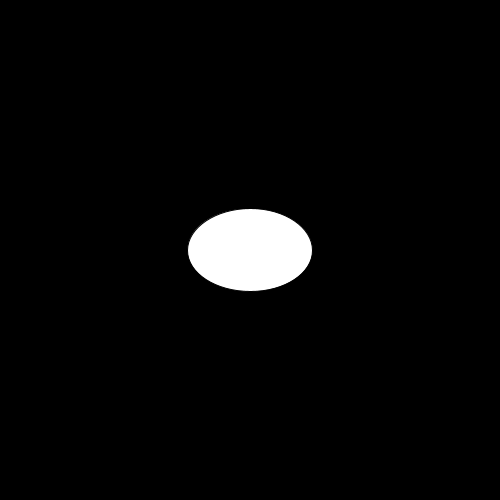
Frame 1 (no input)
Frame 60 (the mouse pressed at the canvas centre just before this capture): identical to frame 1, image omitted
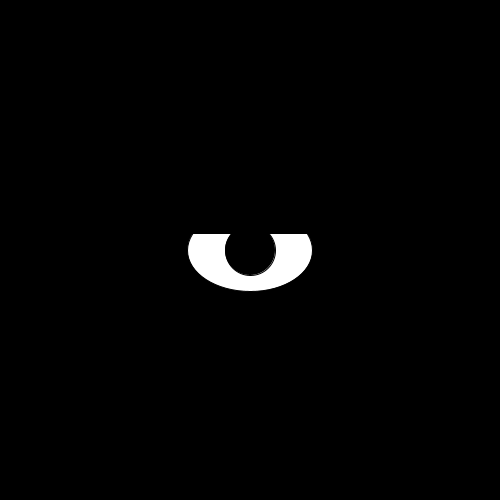
Frame 120 (the mouse held since frame 60 and released just before this capture)

The Processing sketch that drew these frames (run headless with seeded random() and noise(); from frame 60 on, the mouse is pressed at the canvas centre):

// Processing sketch: processing_33598
// ── processing_33598.pde

void setup(){
  size(500,500);
  smooth();
  
}

void draw(){
  background(0);
  fill(255);
  ellipse(width/2,height/2,width/4,height/6);
  fill(0);
  ellipse(mouseX,height/2,width/10,height/10);
  rect(0,map(mouseY,0,height,125,175),width,height/6);

}
